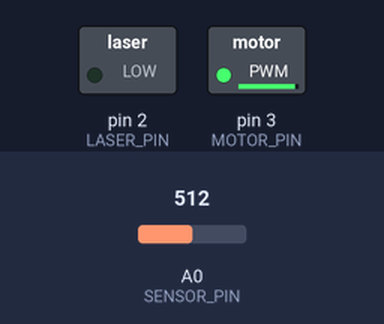
The sketch below on a simulated Arduino Uno, built with avr-gcc and run on an emulated ATmega328P. Parts: switched loads named in the sketch (green lamp = pin HIGH). Inputs (shaded band) come from the test bench; at power-on: A0 (SENSOR_PIN) = 512.

Above: at 0.1 s.
At 2.2 s:
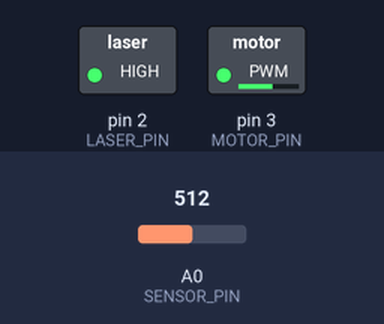
2.3 s: A0 (SENSOR_PIN) set to 161
3.8 s: A0 (SENSOR_PIN) set to 140
At 5.2 s:
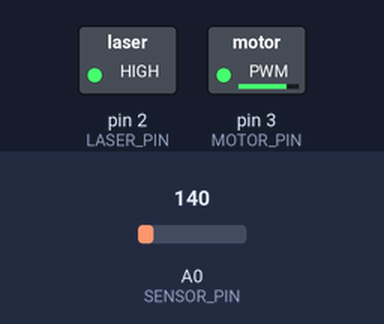
Timing chart, 0 to 6.8 s (numbered marks = the images above; inputs shaded):
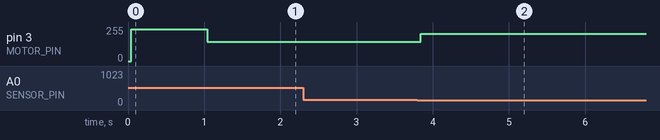

Measured:
- the behaviour switches between 151 and 150 on A0 (SENSOR_PIN) (found by bisection; images 1 and 2)
- after the input at 2.3 s, every drawn part: stays the same
- after the input at 3.8 s, pin 3 (MOTOR_PIN): 144/255 → 203/255 at once

The sketch:

Laser_Harp.ino
```cpp
#define LASER_PIN 2
#define MOTOR_PIN 3
#define SENSOR_PIN A0

#define SPEED 3

int64_t nTime = 0;


void setup()
{
  //Serial.begin(57600);

  //Set the correct pins as inputs/outputs
  pinMode(MOTOR_PIN, OUTPUT);
  pinMode(LASER_PIN, OUTPUT);
  pinMode(SENSOR_PIN, INPUT);

  while(millis() < 1000) {
    motor(0);
  }

  digitalWrite(LASER_PIN, HIGH);
}

void loop()
{
  motor(SPEED);

  if (analogRead(SENSOR_PIN) > 150)
  {
    //Serial.println(micros());

    nTime = micros() - nTime;
    /*
    while (micros() < micros() + nTime)
    {
      motor(SPEED);
      delayMicroseconds(10);
    }
    */
    //delayMicroseconds(nTime * 3 / 8);
    nTime = micros();

    digitalWrite(13, HIGH);
    delayMicroseconds(500);
    digitalWrite(13, LOW);

    /*
    for (uint8_t i = 0; i < 12; i++)
    {
      motor(SPEED);
      delay((nTime / 6) - 20);

      digitalWrite(LASER_PIN, HIGH);
      delayMicroseconds(500);
      digitalWrite(LASER_PIN, LOW);
    }
    */
  }

  delayMicroseconds(100);
}

// Motor function: the first parameter is the speed the motor should spin at
void motor(int nSpeed)
{
  // Interpret the input parameter
  int nPulse = map(nSpeed, 0, 100, 1000, 2000);
  long nDelayMillis = millis() + 20000;

  // Send data to the motor
  digitalWrite(MOTOR_PIN, HIGH);
  delayMicroseconds(nPulse);
  digitalWrite(MOTOR_PIN, LOW);

  while ((millis() - nDelayMillis) < 0) {
    delayMicroseconds(1);
  }
}
```
